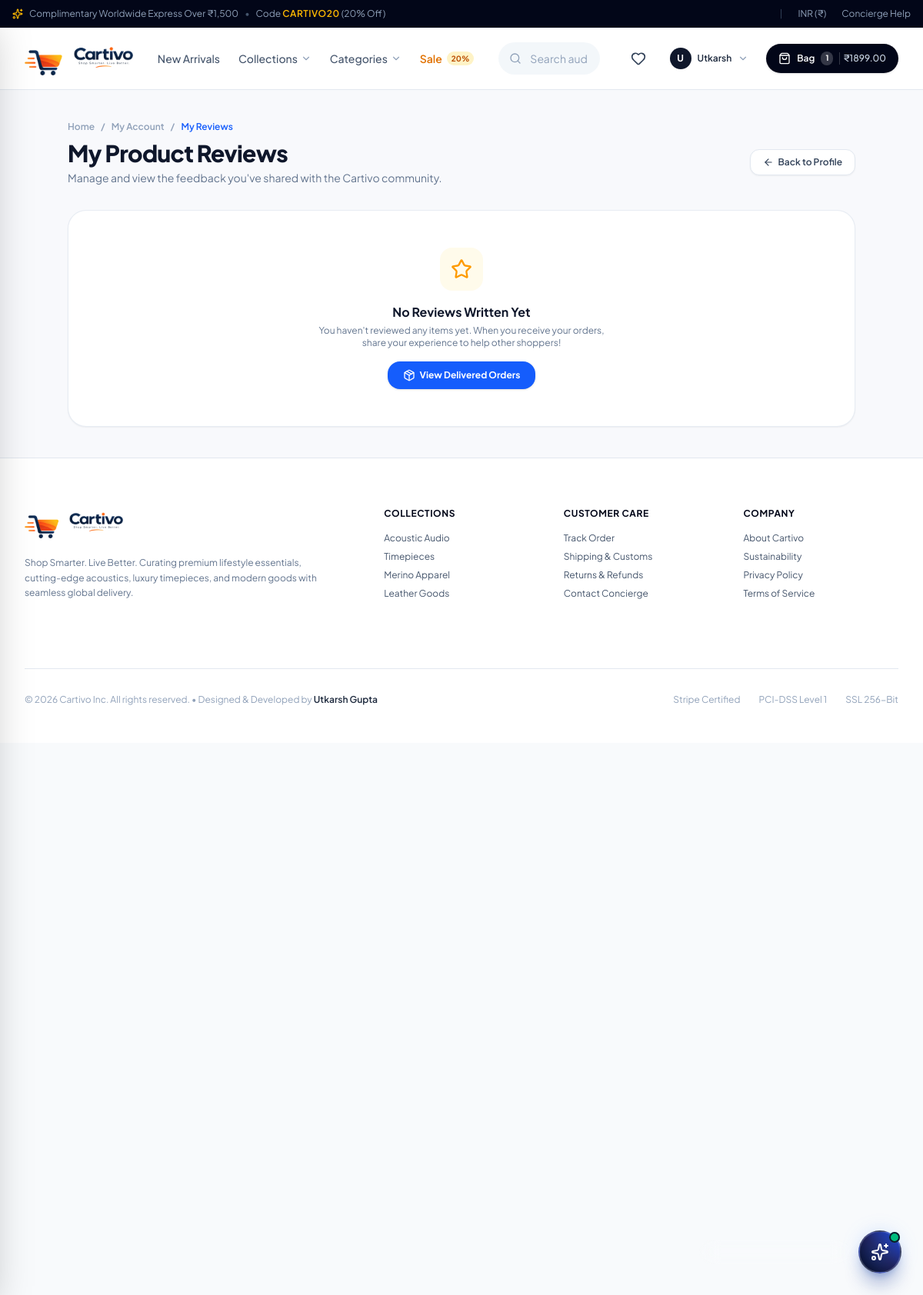
The page /reviews/my-reviews/ (signed in) on the database its author committed.
### apps/cms/models.py (models this page shows, shortened)
class NavbarItem(models.Model):
    title = models.CharField(max_length=100)
    url = models.CharField(
        max_length=255,
        default="#",
        help_text="Relative URL (e.g., '/products/') or absolute URL (e.g., 'https://...')"
    )
    parent = models.ForeignKey(
        'self',
        on_delete=models.CASCADE,
        null=True,
        blank=True,
        related_name='children',
        help_text="Leave blank for top-level navbar items. Select a parent to create a dropdown child item."
    )
    badge_text = models.CharField(
        max_length=30,
        blank=True,
        help_text="Optional highlight badge text, e.g. '20%', 'Hot', 'New'"
    )
    badge_color = models.CharField(
        max_length=30,
        blank=True,
        default="amber",
        help_text="Color identifier, e.g. 'amber', 'blue', 'rose', 'emerald'"
    )
    open_in_new_tab = models.BooleanField(default=False)
    is_active = models.BooleanField(default=True, db_index=True)
    display_order = models.PositiveIntegerField(default=0)
    created_at = models.DateTimeField(auto_now_add=True)
    updated_at = models.DateTimeField(auto_now=True)
    class Meta:
        verbose_name = 'Navbar Item'
        verbose_name_plural = 'Navbar Items'
        ordering = ['display_order', 'id']

### apps/reviews/views.py (the view)
# urls.py: path('my-reviews/', views.my_reviews_view, name='my_reviews'),
@login_required(login_url='/accounts/login/')
def my_reviews_view(request):
    user_reviews = Review.objects.filter(
        user=request.user
    ).select_related('product', 'variant').prefetch_related('replies__user', 'media').order_by('-created_at')
    paginator = Paginator(user_reviews, 10)
    page_number = request.GET.get('page', 1)
    page_obj = paginator.get_page(page_number)
    context = {
        'page_obj': page_obj,
        'reviews': page_obj.object_list,
        'total_reviews': paginator.count,
    }
    return render(request, 'reviews/my_reviews.html', context)

### templates/reviews/my_reviews.html (shortened to what this page needs)
{% extends 'base.html' %}
{% load static %}
{% block content %}
<div class="min-h-[calc(100vh-140px)] bg-slate-50/70 py-10 px-4 sm:px-6 lg:px-8">
    <div class="max-w-5xl mx-auto space-y-8">
        <div>
            <div class="flex items-center gap-2 text-xs font-semibold text-slate-400 mb-2">
                <a href="/" class="hover:text-blue-600">Home</a>
                <span>/</span>
                <a href="{% url 'accounts:profile' %}" class="hover:text-blue-600">My Account</a>
                <span>/</span>
                <span class="text-blue-600">My Reviews</span>
            </div>
            <div class="flex flex-col sm:flex-row sm:items-center justify-between gap-4">
                <div>
                    <h1 class="text-2xl sm:text-3xl font-extrabold text-slate-900 tracking-tight">My Product Reviews</h1>
                    <p class="text-xs sm:text-sm text-slate-500 mt-1">Manage and view the feedback you've shared with the Cartivo community.</p>
                </div>
                <a href="{% url 'accounts:profile' %}" class="inline-flex items-center gap-1.5 px-4 py-2 rounded-xl border border-slate-200 bg-white hover:bg-slate-50 text-xs font-semibold text-slate-700 transition-colors shadow-xs">
                    <i data-lucide="arrow-left" class="w-3.5 h-3.5"></i>
                    <span>Back to Profile</span>
                </a>
            </div>
        </div>
        <div class="space-y-4">
            {% for rev in reviews %}
            <div class="bg-white p-6 sm:p-7 rounded-3xl border border-slate-200/80 shadow-xs space-y-4">
                <div class="flex flex-col sm:flex-row sm:items-center justify-between gap-4 pb-4 border-b border-slate-100">
                    <div class="flex items-center gap-4">
                        <img src="{{ rev.product.primary_image_url }}" alt="" class="w-14 h-14 rounded-2xl object-cover bg-slate-100 shrink-0 border border-slate-200">
                        <div>
                            <h3 class="text-sm sm:text-base font-bold text-slate-900 hover:text-blue-600 transition-colors">
                                <a href="{{ rev.product.get_absolute_url }}">{{ rev.product.title }}</a>
                            </h3>
                            <div class="flex items-center gap-2 mt-1 flex-wrap">
                                {% if rev.variant %}
                                <span class="text-[11px] font-medium text-slate-500 bg-slate-100 px-2 py-0.5 rounded-md">
                                    {{ rev.variant.name|default:rev.variant.sku }}
                                </span>
                                {% endif %}
                                {% if rev.is_verified_purchase %}
                                <span class="inline-flex items-center gap-1 text-[11px] font-bold text-emerald-700 bg-emerald-50 px-2 py-0.5 rounded-md border border-emerald-200">
                                    <i data-lucide="badge-check" class="w-3.5 h-3.5 text-emerald-600"></i> Verified Purchase
                                </span>
                                {% endif %}
                                <span class="text-xs text-slate-400 font-mono">{{ rev.created_at|date:"M d, Y" }}</span>
                            </div>
                        </div>
                    </div>
                    <div class="flex items-center gap-1 text-amber-400 shrink-0">
                        {% for filled in rev.get_rating_stars %}
                            {% if filled %}
                            <i data-lucide="star" class="w-4 h-4 fill-amber-400 text-amber-400"></i>
                            {% else %}
                            <i data-lucide="star" class="w-4 h-4 text-slate-200"></i>
                            {% endif %}
                        {% endfor %}
                    </div>
                </div>
                <div class="space-y-1.5 text-xs sm:text-sm">
                    {% if rev.title %}
                    <h4 class="font-bold text-slate-900">{{ rev.title }}</h4>
                    {% endif %}
                    <p class="text-slate-600 leading-relaxed whitespace-pre-line">{{ rev.comment }}</p>
                </div>
                {% if rev.media.all %}
                <div class="flex items-center gap-2 overflow-x-auto py-1">
                    {% for m in rev.media.all %}
                    {% if m.effective_image_url %}
                    <a href="{{ m.effective_image_url }}" target="_blank" class="w-16 h-16 rounded-xl overflow-hidden border border-slate-200 bg-slate-100 hover:scale-105 transition-transform shrink-0">
                        <img src="{{ m.effective_image_url }}" alt="" class="w-full h-full object-cover">
                    </a>
                    {% endif %}
                    {% endfor %}
                </div>
                {% endif %}
                {% if rev.official_reply %}
                <div class="p-4 rounded-2xl bg-slate-50 border-l-4 border-blue-600 border-t border-r border-b border-slate-200/80 space-y-1 text-xs">
                    <div class="flex items-center justify-between text-blue-600 font-bold text-xs">
                        <span class="flex items-center gap-1.5">
                            <i data-lucide="shield-check" class="w-3.5 h-3.5"></i>
                            <span>{{ rev.official_reply.responder_name }}</span>
                        </span>
                        <span class="text-slate-400 font-mono text-[10px]">{{ rev.official_reply.created_at|date:"M d, Y" }}</span>
                    </div>
                    <p class="text-slate-700 leading-relaxed pl-5">{{ rev.official_reply.reply_text }}</p>
                </div>
                {% endif %}
                <div class="flex items-center justify-between pt-2 border-t border-slate-100 text-xs">
                    <a href="{{ rev.product.get_absolute_url }}#reviews" class="inline-flex items-center gap-1.5 text-blue-600 hover:text-blue-800 font-semibold transition-colors">
                        <span>View on Product Page</span>
                        <i data-lucide="arrow-up-right" class="w-3.5 h-3.5"></i>
                    </a>
                    <form method="POST" action="{% url 'reviews:delete_review' rev.id %}" onsubmit="return confirm('Remove your review for this product?');">
                        {% csrf_token %}
                        <button type="submit" class="text-rose-600 hover:text-rose-800 font-semibold cursor-pointer">
                            Delete Review
                        </button>
                    </form>
                </div>
            </div>
            {% empty %}
            <div class="bg-white p-12 text-center rounded-3xl border border-slate-200/80 shadow-xs space-y-4">
                <div class="w-14 h-14 rounded-2xl bg-amber-50 text-amber-500 mx-auto flex items-center justify-center">
                    <i data-lucide="star" class="w-7 h-7"></i>
                </div>
                <div class="space-y-1">
                    <h3 class="text-base font-bold text-slate-900">No Reviews Written Yet</h3>
                    <p class="text-xs text-slate-500 max-w-sm mx-auto">You haven't reviewed any items yet. When you receive your orders, share your experience to help other shoppers!</p>
                </div>
                <a href="{% url 'orders:order_list' %}" class="inline-flex items-center gap-1.5 px-5 py-2.5 rounded-2xl bg-blue-600 hover:bg-blue-700 text-white font-bold text-xs shadow-sm transition-all">
                    <i data-lucide="package" class="w-4 h-4"></i>
                    <span>View Delivered Orders</span>
                </a>
            </div>
            {% endfor %}
        </div>
    </div>
</div>
{% endblock %}

### templates/components/header.html (shortened to what this page needs)
{% load static %}
<header class="sticky top-0 z-40 bg-white/95 backdrop-blur-md border-b border-slate-200 transition-all">
    <div class="max-w-7xl mx-auto px-4 sm:px-6 lg:px-8 h-16 sm:h-20 flex items-center justify-between gap-3 sm:gap-4">
        <div class="flex items-center gap-3 sm:gap-6 lg:gap-8">
            <a href="/" class="flex items-center group shrink-0">
                <img
                    src="{% static 'images/cartivo-horizontal.png' %}"
                    alt="Cartivo - Shop Smarter. Live Better."
                    class="h-8 sm:h-10 md:h-11 w-auto object-contain transition-transform group-hover:scale-[1.02]"
                >
            </a>
            <nav class="hidden lg:flex items-center gap-6 text-sm font-medium text-slate-600">
                {% for item in cms_navbar_items %}
                    {% if item.prefetched_active_children %}
                        <div class="relative group">
                            <a
                                href="{{ item.url }}"
                                class="hover:text-blue-600 transition-colors flex items-center gap-1 cursor-pointer py-2"
                            >
                                <span>{{ item.title }}</span>
                                <i data-lucide="chevron-down" class="w-3.5 h-3.5 text-slate-400 group-hover:text-blue-600 transition-transform duration-200 group-hover:rotate-180"></i>
                            </a>
                        </div>
                    {% else %}
                        <a
                            href="{{ item.url }}"
                            class="hover:text-blue-600 transition-colors flex items-center gap-1.5 {% if item.badge_text %}text-amber-600 font-semibold hover:text-amber-700{% endif %}"
                        >
                            <span>{{ item.title }}</span>
                            {% if item.badge_text %}
                            <span class="bg-amber-100 text-amber-700 text-[10px] font-bold px-1.5 py-0.5 rounded-full">{{ item.badge_text }}</span>
                            {% endif %}
                        </a>
                    {% endif %}
                {% endfor %}
            </nav>
        </div>
        <div class="hidden md:flex flex-1 max-w-xs lg:max-w-md mx-2 lg:mx-4">
            <div class="relative w-full">
                <i data-lucide="search" class="absolute left-3.5 top-1/2 -translate-y-1/2 w-4 h-4 text-slate-400"></i>
                <input
                    type="text"
                    placeholder="Search audio, watches, apparel, bags..."
                    class="w-full pl-10 pr-4 py-2 sm:py-2.5 bg-slate-100/80 hover:bg-slate-100 focus:bg-white text-xs sm:text-sm text-slate-800 placeholder-slate-400 rounded-full border border-transparent focus:border-blue-600 focus:ring-4 focus:ring-blue-500/15 outline-none transition-all"
                >
            </div>
        </div>
        <div class="flex items-center gap-1 sm:gap-3">
            <a href="{% url 'wishlist:wishlist_view' %}" class="relative p-2 text-slate-700 hover:text-slate-950 hover:bg-slate-100 rounded-full transition-colors" title="Wishlist">
                <i data-lucide="heart" class="w-5 h-5"></i>
            </a>
            {% if not request.user.is_authenticated %}
            <a href="{% url 'accounts:login' %}" class="hidden sm:flex items-center gap-1.5 px-3 py-1.5 text-xs font-semibold text-slate-700 hover:text-blue-600 hover:bg-slate-100 rounded-full transition-colors" title="Sign In">
                <i data-lucide="user" class="w-4 h-4"></i>
                <span>Login</span>
            </a>
            {% else %}
            <div class="relative hidden sm:block" id="account-dropdown-container">
                <button
                    id="account-dropdown-toggle"
                    type="button"
                    class="flex items-center gap-2 p-1 sm:px-2.5 sm:py-1 text-slate-700 hover:text-slate-950 hover:bg-slate-100 rounded-full transition-colors cursor-pointer border border-transparent hover:border-slate-200"
                    aria-expanded="false"
                    aria-haspopup="true"
                    title="Account Menu"
                >
                    <div class="w-7 h-7 rounded-full bg-slate-900 text-white font-bold text-xs flex items-center justify-center">
                        {{ request.user.first_name|default:request.user.username|slice:":1"|upper }}
                    </div>
                    <span class="hidden md:inline text-xs font-semibold max-w-[100px] truncate text-slate-800">
                        {{ request.user.first_name|default:request.user.username }}
                    </span>
                    <i data-lucide="chevron-down" class="w-3.5 h-3.5 text-slate-400"></i>
                </button>
            </div>
            {% endif %}
            <a href="/cart/" class="flex items-center gap-1.5 sm:gap-2 bg-slate-950 hover:bg-blue-600 text-white px-3 sm:px-4 py-2 sm:py-2.5 rounded-full text-xs font-semibold shadow-sm hover:shadow-md transition-all">
                <i data-lucide="shopping-bag" class="w-4 h-4"></i>
                <span class="hidden sm:inline">Bag</span>
                <span id="cart-badge" class="cart-badge-count bg-white/20 px-1.5 py-0.5 rounded-full text-[10px] font-bold">{{ cart_item_count|default:0 }}</span>
                <span id="cart-header-price" class="hidden lg:inline text-slate-300 font-medium pl-1 border-l border-white/20">₹{{ cart_total_price|default:"0.00" }}</span>
            </a>
        </div>
    </div>
</header>

### rows shown on the page
NavbarItem: title "New Arrivals"
NavbarItem: title "Collections"
NavbarItem: title "Categories"
NavbarItem: title "Sale", badge_text "20%"

### other values the page prints
{{ request.user.first_name|default:request.user.username|slice:":1"|upper }} "U"
{{ request.user.first_name|default:request.user.username }} "Utkarsh"
{{ cart_item_count|default:0 }} "1"
{{ cart_total_price|default:"0.00" }} "1899.00"
